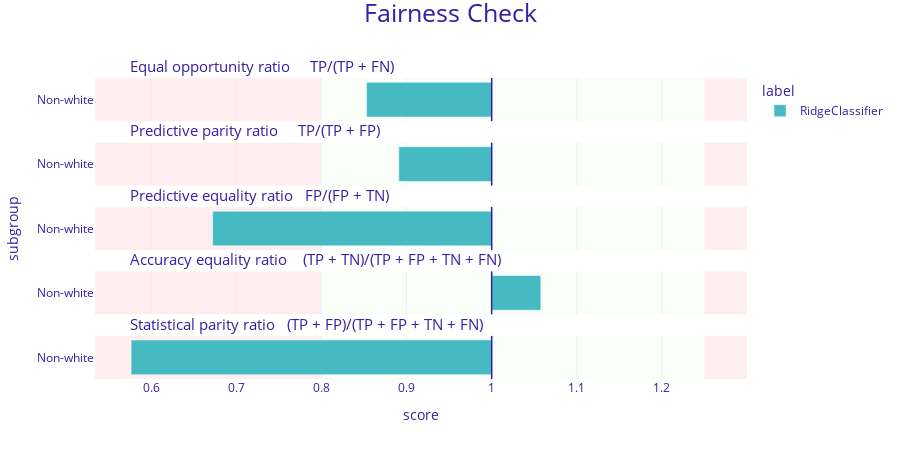

Write notebook code for a chart like this one.
### Markdown cell above
## Logistic Regression

### Code cell
def lr_predict_func(m, d):
    pred = m.decision_function(d)
    return 1 / (1 + np.exp(-pred))

lr_clf = RidgeClassifier(random_state=0).fit(x_train, y_train.squeeze())

plot_fobject(lr_clf, lr_predict_func, "lr.png")

### Figure 1 — Plotly figure (JSON) as saved in the notebook; plotly's stock layout.template omitted (floating-point values rounded to 4 significant figures)
{"data": [{"alignmentgroup": "True", "customdata": [["Non-white", 0.853, "RidgeClassifier"]], "hovertemplate": "<b>%{customdata[2]}</b><br>Subgroup: %{customdata[0]}<br>Score: %{customdata[1]}<br><extra></extra>", "legendgroup": "RidgeClassifier", "marker": {"color": "#46bac2", "pattern": {"shape": ""}}, "name": "RidgeClassifier", "offsetgroup": "RidgeClassifier", "orientation": "h", "showlegend": true, "textposition": "auto", "type": "bar", "x": [-0.147], "xaxis": "x5", "y": [0.5], "yaxis": "y5"}, {"alignmentgroup": "True", "customdata": [["Non-white", 0.891, "RidgeClassifier"]], "hovertemplate": "<b>%{customdata[2]}</b><br>Subgroup: %{customdata[0]}<br>Score: %{customdata[1]}<br><extra></extra>", "legendgroup": "RidgeClassifier", "marker": {"color": "#46bac2", "pattern": {"shape": ""}}, "name": "RidgeClassifier", "offsetgroup": "RidgeClassifier", "orientation": "h", "showlegend": false, "textposition": "auto", "type": "bar", "x": [-0.1092], "xaxis": "x4", "y": [0.5], "yaxis": "y4"}, {"alignmentgroup": "True", "customdata": [["Non-white", 0.672, "RidgeClassifier"]], "hovertemplate": "<b>%{customdata[2]}</b><br>Subgroup: %{customdata[0]}<br>Score: %{customdata[1]}<br><extra></extra>", "legendgroup": "RidgeClassifier", "marker": {"color": "#46bac2", "pattern": {"shape": ""}}, "name": "RidgeClassifier", "offsetgroup": "RidgeClassifier", "orientation": "h", "showlegend": false, "textposition": "auto", "type": "bar", "x": [-0.3279], "xaxis": "x3", "y": [0.5], "yaxis": "y3"}, {"alignmentgroup": "True", "customdata": [["Non-white", 1.058, "RidgeClassifier"]], "hovertemplate": "<b>%{customdata[2]}</b><br>Subgroup: %{customdata[0]}<br>Score: %{customdata[1]}<br><extra></extra>", "legendgroup": "RidgeClassifier", "marker": {"color": "#46bac2", "pattern": {"shape": ""}}, "name": "RidgeClassifier", "offsetgroup": "RidgeClassifier", "orientation": "h", "showlegend": false, "textposition": "auto", "type": "bar", "x": [0.05769], "xaxis": "x2", "y": [0.5], "yaxis": "y2"}, {"alignmentgroup": "True", "customdata": [["Non-white", 0.576, "RidgeClassifier"]], "hovertemplate": "<b>%{customdata[2]}</b><br>Subgroup: %{customdata[0]}<br>Score: %{customdata[1]}<br><extra></extra>", "legendgroup": "RidgeClassifier", "marker": {"color": "#46bac2", "pattern": {"shape": ""}}, "name": "RidgeClassifier", "offsetgroup": "RidgeClassifier", "orientation": "h", "showlegend": false, "textposition": "auto", "type": "bar", "x": [-0.4237], "xaxis": "x", "y": [0.5], "yaxis": "y"}], "layout": {"annotations": [{"font": {"size": 15}, "showarrow": false, "text": "Statistical parity ratio   (TP + FP)/(TP + FP + TN + FN)", "x": 0.05, "xanchor": "left", "xref": "paper", "y": 0.144, "yanchor": "bottom", "yref": "paper"}, {"font": {"size": 15}, "showarrow": false, "text": "Accuracy equality ratio    (TP + TN)/(TP + FP + TN + FN)", "x": 0.05, "xanchor": "left", "xref": "paper", "y": 0.358, "yanchor": "bottom", "yref": "paper"}, {"font": {"size": 15}, "showarrow": false, "text": "Predictive equality ratio   FP/(FP + TN)", "x": 0.05, "xanchor": "left", "xref": "paper", "y": 0.572, "yanchor": "bottom", "yref": "paper"}, {"font": {"size": 15}, "showarrow": false, "text": "Predictive parity ratio     TP/(TP + FP)", "x": 0.05, "xanchor": "left", "xref": "paper", "y": 0.786, "yanchor": "bottom", "yref": "paper"}, {"font": {"size": 15}, "showarrow": false, "text": "Equal opportunity ratio     TP/(TP + FN)", "x": 0.05, "xanchor": "left", "xref": "paper", "y": 1, "yanchor": "bottom", "yref": "paper"}], "autosize": false, "barmode": "group", "font": {"color": "#371ea3"}, "height": 450, "legend": {"title": {"text": "label"}, "tracegroupgap": 0}, "margin": {"b": 71, "r": 30, "t": 78}, "shapes": [{"fillcolor": "#f05a71", "layer": "below", "line": {"width": 0}, "opacity": 0.1, "type": "rect", "x0": 0.25, "x1": 0.3, "xref": "x", "y0": 0, "y1": 1, "yref": "y"}, {"fillcolor": "#f05a71", "layer": "below", "line": {"width": 0}, "opacity": 0.1, "type": "rect", "x0": -0.4661, "x1": -0.2, "xref": "x", "y0": 0, "y1": 1, "yref": "y"}, {"fillcolor": "#c7f5bf", "layer": "below", "line": {"width": 0}, "opacity": 0.1, "type": "rect", "x0": -0.2, "x1": 0.25, "xref": "x", "y0": 0, "y1": 1, "yref": "y"}, {"line": {"color": "#371ea3", "width": 1.5}, "type": "line", "x0": 0, "x1": 0, "xref": "x", "y0": 0, "y1": 1, "yref": "y"}, {"fillcolor": "#f05a71", "layer": "below", "line": {"width": 0}, "opacity": 0.1, "type": "rect", "x0": 0.25, "x1": 0.3, "xref": "x", "y0": 0, "y1": 1, "yref": "y2"}, {"fillcolor": "#f05a71", "layer": "below", "line": {"width": 0}, "opacity": 0.1, "type": "rect", "x0": -0.4661, "x1": -0.2, "xref": "x", "y0": 0, "y1": 1, "yref": "y2"}, {"fillcolor": "#c7f5bf", "layer": "below", "line": {"width": 0}, "opacity": 0.1, "type": "rect", "x0": -0.2, "x1": 0.25, "xref": "x", "y0": 0, "y1": 1, "yref": "y2"}, {"line": {"color": "#371ea3", "width": 1.5}, "type": "line", "x0": 0, "x1": 0, "xref": "x", "y0": 0, "y1": 1, "yref": "y2"}, {"fillcolor": "#f05a71", "layer": "below", "line": {"width": 0}, "opacity": 0.1, "type": "rect", "x0": 0.25, "x1": 0.3, "xref": "x", "y0": 0, "y1": 1, "yref": "y3"}, {"fillcolor": "#f05a71", "layer": "below", "line": {"width": 0}, "opacity": 0.1, "type": "rect", "x0": -0.4661, "x1": -0.2, "xref": "x", "y0": 0, "y1": 1, "yref": "y3"}, {"fillcolor": "#c7f5bf", "layer": "below", "line": {"width": 0}, "opacity": 0.1, "type": "rect", "x0": -0.2, "x1": 0.25, "xref": "x", "y0": 0, "y1": 1, "yref": "y3"}, {"line": {"color": "#371ea3", "width": 1.5}, "type": "line", "x0": 0, "x1": 0, "xref": "x", "y0": 0, "y1": 1, "yref": "y3"}, {"fillcolor": "#f05a71", "layer": "below", "line": {"width": 0}, "opacity": 0.1, "type": "rect", "x0": 0.25, "x1": 0.3, "xref": "x", "y0": 0, "y1": 1, "yref": "y4"}, {"fillcolor": "#f05a71", "layer": "below", "line": {"width": 0}, "opacity": 0.1, "type": "rect", "x0": -0.4661, "x1": -0.2, "xref": "x", "y0": 0, "y1": 1, "yref": "y4"}, {"fillcolor": "#c7f5bf", "layer": "below", "line": {"width": 0}, "opacity": 0.1, "type": "rect", "x0": -0.2, "x1": 0.25, "xref": "x", "y0": 0, "y1": 1, "yref": "y4"}, {"line": {"color": "#371ea3", "width": 1.5}, "type": "line", "x0": 0, "x1": 0, "xref": "x", "y0": 0, "y1": 1, "yref": "y4"}, {"fillcolor": "#f05a71", "layer": "below", "line": {"width": 0}, "opacity": 0.1, "type": "rect", "x0": 0.25, "x1": 0.3, "xref": "x", "y0": 0, "y1": 1, "yref": "y5"}, {"fillcolor": "#f05a71", "layer": "below", "line": {"width": 0}, "opacity": 0.1, "type": "rect", "x0": -0.4661, "x1": -0.2, "xref": "x", "y0": 0, "y1": 1, "yref": "y5"}, {"fillcolor": "#c7f5bf", "layer": "below", "line": {"width": 0}, "opacity": 0.1, "type": "rect", "x0": -0.2, "x1": 0.25, "xref": "x", "y0": 0, "y1": 1, "yref": "y5"}, {"line": {"color": "#371ea3", "width": 1.5}, "type": "line", "x0": 0, "x1": 0, "xref": "x", "y0": 0, "y1": 1, "yref": "y5"}], "title": {"font": {"size": 25}, "text": "Fairness Check", "x": 0.5, "y": 0.99}, "width": 900, "xaxis": {"anchor": "y", "domain": [0, 1], "range": [-0.4661, 0.3], "ticktext": [0.5, 0.6, 0.7, 0.8, 0.9, 1, 1.1, 1.2, 1], "tickvals": [-0.5, -0.4, -0.3, -0.2, -0.1, 0, 0.1, 0.2, 0], "title": {"text": "score"}}, "xaxis2": {"anchor": "y2", "domain": [0, 1], "matches": "x", "range": [-0.4661, 0.3], "showticklabels": false, "ticktext": [0.5, 0.6, 0.7, 0.8, 0.9, 1, 1.1, 1.2, 1], "tickvals": [-0.5, -0.4, -0.3, -0.2, -0.1, 0, 0.1, 0.2, 0]}, "xaxis3": {"anchor": "y3", "domain": [0, 1], "matches": "x", "range": [-0.4661, 0.3], "showticklabels": false, "ticktext": [0.5, 0.6, 0.7, 0.8, 0.9, 1, 1.1, 1.2, 1], "tickvals": [-0.5, -0.4, -0.3, -0.2, -0.1, 0, 0.1, 0.2, 0]}, "xaxis4": {"anchor": "y4", "domain": [0, 1], "matches": "x", "range": [-0.4661, 0.3], "showticklabels": false, "ticktext": [0.5, 0.6, 0.7, 0.8, 0.9, 1, 1.1, 1.2, 1], "tickvals": [-0.5, -0.4, -0.3, -0.2, -0.1, 0, 0.1, 0.2, 0]}, "xaxis5": {"anchor": "y5", "domain": [0, 1], "matches": "x", "range": [-0.4661, 0.3], "showticklabels": false, "ticktext": [0.5, 0.6, 0.7, 0.8, 0.9, 1, 1.1, 1.2, 1], "tickvals": [-0.5, -0.4, -0.3, -0.2, -0.1, 0, 0.1, 0.2, 0]}, "yaxis": {"anchor": "x", "domain": [0, 0.144], "range": [0, 1], "showgrid": false, "ticktext": ["Non-white"], "tickvals": [0.5], "title": {"text": ""}, "zeroline": false}, "yaxis2": {"anchor": "x2", "domain": [0.214, 0.358], "matches": "y", "range": [0, 1], "showgrid": false, "ticktext": ["Non-white"], "tickvals": [0.5], "title": {"text": ""}, "zeroline": false}, "yaxis3": {"anchor": "x3", "domain": [0.428, 0.572], "matches": "y", "range": [0, 1], "showgrid": false, "ticktext": ["Non-white"], "tickvals": [0.5], "title": {"text": "subgroup"}, "zeroline": false}, "yaxis4": {"anchor": "x4", "domain": [0.642, 0.786], "matches": "y", "range": [0, 1], "showgrid": false, "ticktext": ["Non-white"], "tickvals": [0.5], "title": {"text": ""}, "zeroline": false}, "yaxis5": {"anchor": "x5", "domain": [0.856, 1], "matches": "y", "range": [0, 1], "showgrid": false, "ticktext": ["Non-white"], "tickvals": [0.5], "title": {"text": ""}, "zeroline": false}}}
